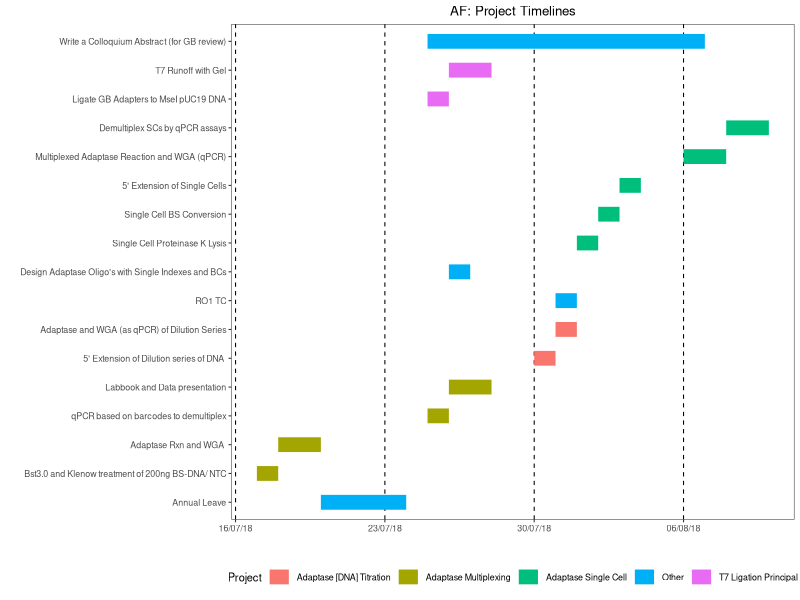

The R source for this figure:
# Gantt Chart Plotter in R
#
# Adam Fletcher
#
# 10 JUL 18


# References and Tools:
# https://davetang.org/muse/2017/02/03/gantt-chart-using-r/

#MORE ADVANCED GANTT CHART @ https://stackoverflow.com/questions/3550341/gantt-charts-with-r

### Load/Install Dependencies

if (!require("ggplot2")) {
  install.packages("ggplot2", dependencies = TRUE)
  library(ggplot2)
}

if (!require("RColorBrewer")) {
  install.packages("RColorBrewer", dependencies = TRUE)
  library(RColorBrewer)
}

if (!require("reshape2")) {
  install.packages("reshape2", dependencies = TRUE)
  library(reshape2)
}

rm(list = ls()) # Clear workspace


### Making Task Vectors

# ADD A SELECT FILE FUNCTION!!

tasks.df <- read.csv("TEMPLATE_Gantt_Chart02.csv")

tasks.df$Task.Name <- factor(tasks.df$Task.Name, levels = tasks.df$Task.Name)
tasks.df$Start.Date <- as.Date(tasks.df$Start.Date, format = "%d/%m/%y")
tasks.df$End.Date <- as.Date(tasks.df$End.Date, format = "%d/%m/%y")
tasks.melted <- melt(tasks.df, measure.vars = c('Start.Date', 'End.Date'))


### Create the Plot

# starting date to begin plot
start_date <- as.Date('2018-07-16')

ggplot(tasks.melted, aes(value, 
                         Task.Name,
                         colour = Project)) + 
  geom_line(size = 5) +
  labs(x = '', y = '', title = 'AF: Project Timelines') +
  theme_bw(base_size = 8) +   #Change this bit for colours, I presume!!
  theme(plot.title = element_text(hjust = 0.5),
        panel.grid.major.x = element_line(colour="black", linetype = "dashed"),
        panel.grid.major = element_blank(),
        panel.grid.minor = element_blank(),
        axis.text.x = element_text(angle = 0),
        legend.position="bottom") +
  scale_x_date(date_breaks = "1 week", date_minor_breaks = "1 day", date_labels = "%d/%m/%y")

# see ?strptime if you want your date in a different format
# see http://docs.ggplot2.org/current/scale_date.html if you want to adjust the x-axis
